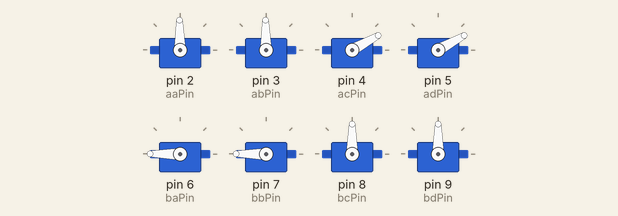
Simulated run of this sketch. Board: Arduino Uno, built with avr-gcc and run on an emulated ATmega328P. Parts: 8 × servo.

Above: at 0.05 s.
Timing chart, 0 to 3.0 s (numbered marks = the images above):
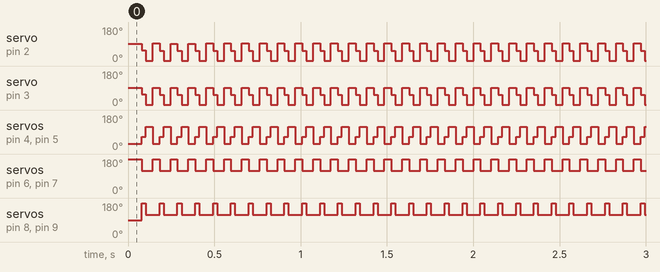

Measured:
- by itself, servo on pin 2 (aaPin): ramps from 93° to 1° and jumps back, once every 0.10 s
- by itself, servo on pin 3 (abPin): repeats every 0.10 s: 1° 0.04 s, 92° 0.04 s, 55° 0.02 s
- by itself, servo on pin 4 (acPin), servo on pin 5 (adPin): repeats every 0.10 s: 119° 0.04 s, 28° 0.04 s, 65° 0.02 s
- by itself, servo on pin 6 (baPin), servo on pin 7 (bbPin): alternates 180° for 0.04 s and 119° for 0.06 s
- by itself, servo on pin 8 (bcPin), servo on pin 9 (bdPin): alternates 180° for 0.02 s and 119° for 0.08 s

The sketch:

Walker.ino
```cpp
#include <Servo.h>
Servo aa;
Servo ab;
Servo ac;
Servo ad;
Servo ba;
Servo bb;
Servo bc;
Servo bd;
int aaPin = 2;
int abPin = 3;
int acPin = 4;
int adPin = 5;
int baPin = 6;
int bbPin = 7;
int bcPin = 8;
int bdPin = 9;
void setup(){
  aa.attach(aaPin);
  ab.attach(abPin);
  ac.attach(acPin);
  ad.attach(adPin);
  ba.attach(baPin);
  bb.attach(bbPin);
  bc.attach(bcPin);
  bd.attach(bdPin);
}
void loop(){
  int i;
  int X = 120;
  for(i = 0; i < X; i ++){
    aa.write(i);
    ab.write(i);
    ac.write(X - i);
    ad.write(X - i);
    ba.write(X*i - i*i);
    bb.write(X*i - i*i);
  }
  for(i = 0; i < X; i ++){
    aa.write(X - i);
    ab.write(X - i);
    ac.write(i);
    ad.write(i);
    bc.write(X*i - i*i);
    bd.write(X*i - i*i);
  }
}
```
